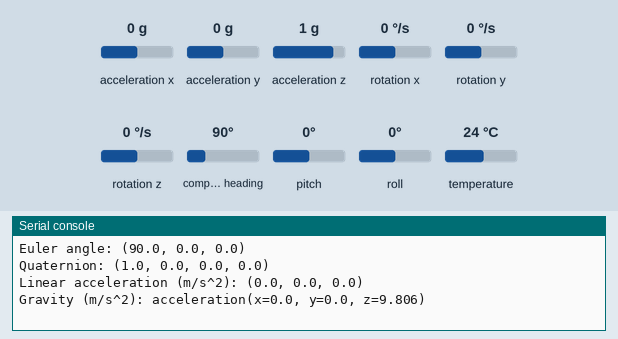
Simulated run of this program. Board: Raspberry Pi Pico running CircuitPython. Parts: the last lines printed to the serial console. The test bench sets the inputs (shaded band); at power-on: compass heading 90°, acceleration x 0 g, acceleration y 0 g, acceleration z 1 g, rotation x 0 °/s, rotation y 0 °/s, rotation z 0 °/s, pitch 0°, roll 0°, temperature 24 °C. The clock reads 2024-03-15 10:24:30 at power-on unless the program sets it.

Above: at 1.2 s.
1.3 s: compass heading set to 7°
3.1 s: compass heading set to 180°
4.8 s: acceleration x set to -1.4 g
At 5.13 s:
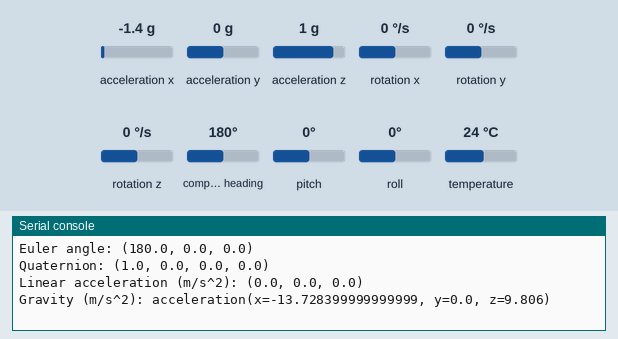
6.6 s: acceleration y set to -1.4 g
At 6.78 s:
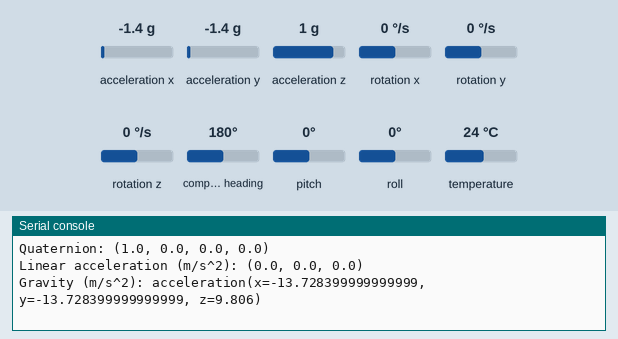
8.1 s: acceleration z set to -1.4 g
At 8.45 s:
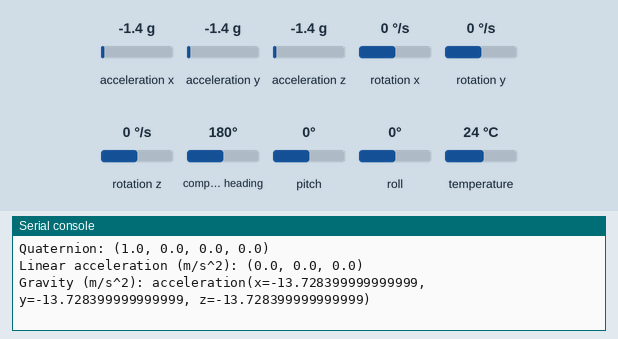
Timing chart, 0 to 10.6 s (numbered marks = the images above; inputs shaded):
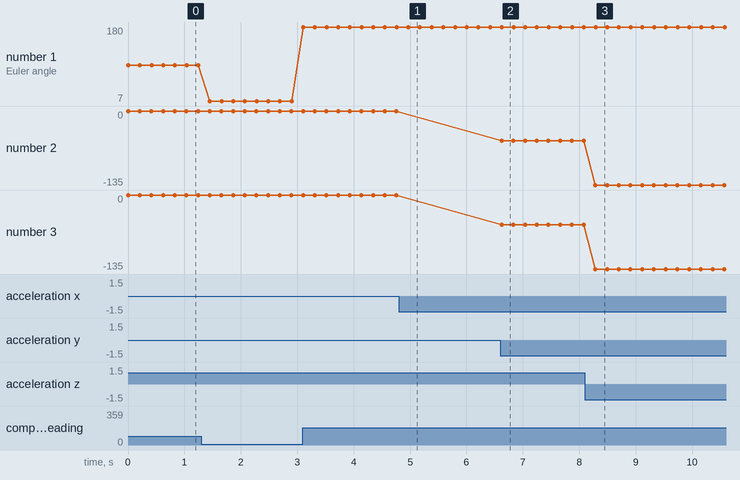

Measured:
- after the input at 4.8 s, the serial console: prints a new line after 0.17 s (image 1)
- after the input at 6.6 s, the serial console: prints a new line at once (image 2)
- after the input at 8.1 s, the serial console: prints a new line after 0.18 s (image 3)
- plotted number 1: 90 → 7 after the input at 1.3 s, 7 → 180 after the input at 3.1 s
- plotted number 2: -54.46 → -135 after the input at 8.1 s
- plotted number 3: -54.46 → -135 after the input at 8.1 s

The program:

code.py
```python
import math
import time
import busio
import board
import sail_motion
import adafruit_bno055


### i2c
i2c = busio.I2C(scl=board.GP1, sda=board.GP0)

sensor = adafruit_bno055.BNO055_I2C(i2c)

# Set the sensor to NDOF_MODE
sensor.mode = adafruit_bno055.NDOF_MODE
motion = sail_motion.motion_api()
"""
sensor.offsets_accelerometer = -11, 5, -38
sensor.offsets_gyroscope = -1, -3, 0
sensor.offsets_magnetometer = 210, 499, -217
print(sensor.calibrated, sensor.calibration_status)
"""
while True:
    #values = sensor.magnetic
    #print("Heading: " + str(180 + math.atan2(values[1], values[0]) * 180 / math.pi))
    print(motion.get_angles(sensor.acceleration, sensor.gyro, sensor.magnetic))
    print(f"Temperature: {motion.temperature(sensor.temperature)} degrees C")
    print(f"Accelerometer (m/s^2): {sensor.acceleration}")
    print(f"Magnetometer (microteslas): {sensor.magnetic}")
    print(f"Gyroscope (rad/sec): {sensor.gyro}")
    print(f"Euler angle: {sensor.euler}")
    print(f"Quaternion: {sensor.quaternion}")
    print(f"Linear acceleration (m/s^2): {sensor.linear_acceleration}")
    print(f"Gravity (m/s^2): {sensor.gravity}")
    print()
    time.sleep(.2)
```

sail_motion.py
```python
import math
#from math import sin, cos, sqrt, atan2, radians, degrees
import time

"""
Offsets_Magnetometer:  (210, 499, -217)
Offsets_Gyroscope:     (-1, -3, 0)
Offsets_Accelerometer: (-11, 5, -38)
"""

class motion_api():
    def __init__(self):
        self._theta = 0  # pitch
        self._theta_new = 0
        self._theta_old = 0
        self._theta_g = 0

        self._phi = 0 # roll
        self._phi_new = 0
        self._phi_old = 0
        self._phi_g = 0

        self._mag_x = 0 # x magnetometer
        self._mag_y = 0 # y magnetometer
        self._psi = 0 # yaw or angle

        self._min = 0
        self._max = 0

        self._dt = 0
        self._millis_old = 0

        self._last_val = 0xFFFF

    def millis(self):
        return int(time.time() * 1000)

    def temperature(self, temperature):
        result = temperature
        if abs(result - self._last_val) == 128:
            result = temperature
            if abs(result - self._last_val) == 128:
                return 0b00111111 & result
        self._last_val = result
        return result

    def get_angles(self, acc, gyro, mag):
        acc_x, acc_y, acc_z = acc
        gyro_x, gyro_y, gyro_z = gyro
        mag_x, mag_y, mag_z = mag

        g = 9.81

        acc_x = acc_x / g
        if acc_x > 1:
            acc_x = 1

        acc_y = acc_y / g
        if acc_y > 1:
            acc_y = 1

        acc_z = acc_z / g
        if acc_z > 1:
            acc_z = 1

        # Lesson 6
        theta_rad = math.atan2(acc_x,  acc_z)
        self._theta = math.degrees(theta_rad)
        phi_rad = math.atan2(acc_y, acc_z)
        self._phi = math.degrees(phi_rad)

        self._phi_new=.95 * self._phi_old + .05 * self._phi;
        self._theta_new=.95 * self._theta_old + .05 * self._theta;

        self._dt=(self.millis()-self._millis_old)/1000.;
        self._millis_old = self.millis()

        self._theta = (self._theta + gyro_y * self._dt) * .95 + self._theta * .05
        self._phi = (self._phi - gyro_x * self._dt) * .95 + self._phi * .05

        self._theta_g = self._theta_g + gyro_y * self._dt
        self._phi_g = self._phi_g - gyro_x * self._dt

        m_x = mag_x * math.cos(theta_rad) - mag_y * math.sin(phi_rad) * math.sin(theta_rad) + mag_z * math.cos(phi_rad) * math.sin(theta_rad)
        m_y = mag_y * math.cos(phi_rad) + mag_z * math.sin(phi_rad)

        self._psi = math.degrees(math.atan2(m_y, m_x))
        return(self._theta, self._phi, self._psi)
```
